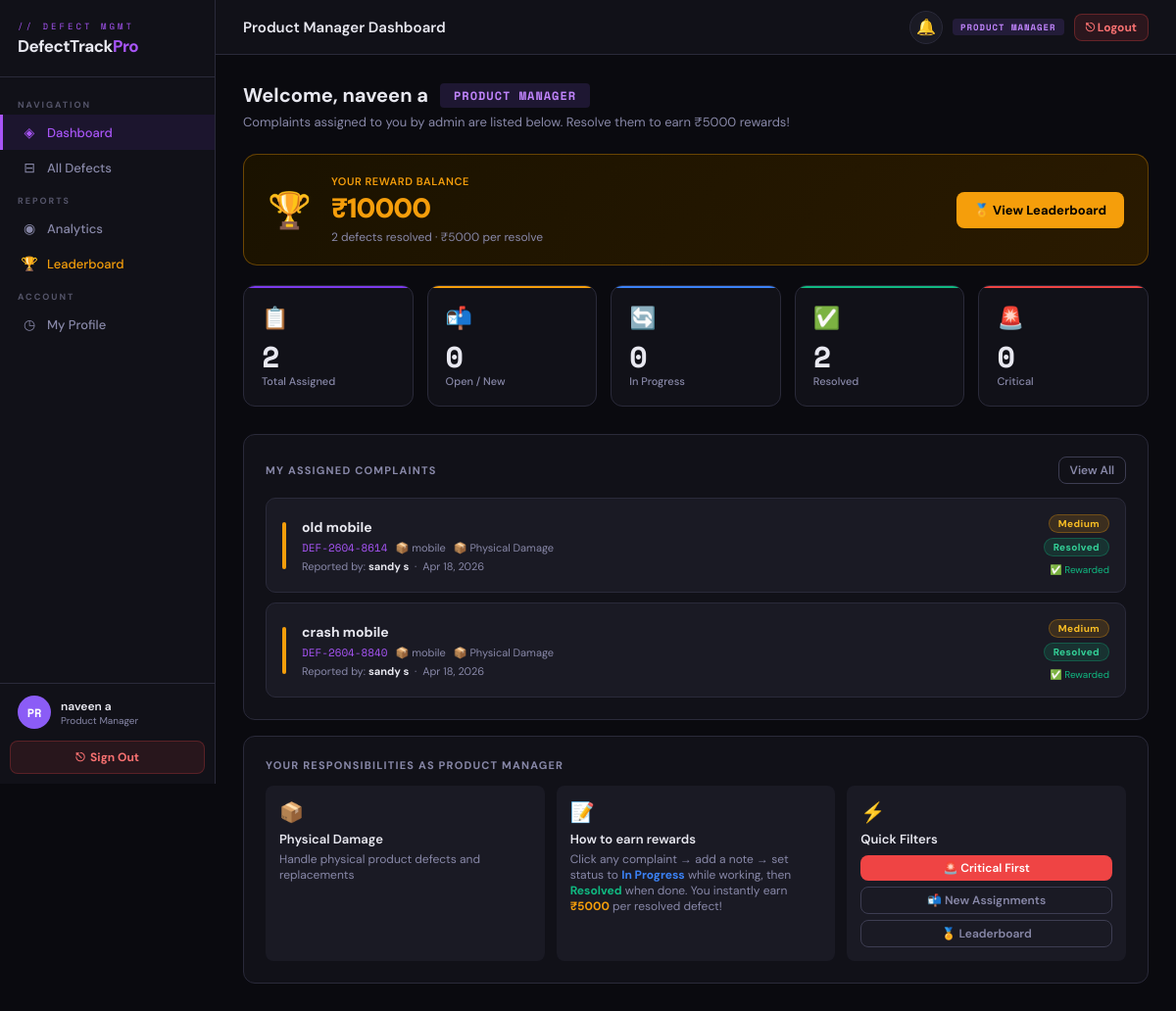
The page /dashboard/ (signed in) on the database its author committed.
### complaints/models.py (models this page shows, shortened)
class UserProfile(models.Model):
    user         = models.OneToOneField(User, on_delete=models.CASCADE, related_name='profile')
    role         = models.CharField(max_length=20, choices=ROLE_CHOICES, default='customer')
    phone        = models.CharField(max_length=15, blank=True)
    department   = models.CharField(max_length=100, blank=True)
    avatar_color = models.CharField(max_length=7, default='#6366f1')

class Complaint(models.Model):
    STATUS_CHOICES = [
        ('pending',     'Pending Review'),
        ('assigned',    'Assigned'),
        ('in_progress', 'In Progress'),
        ('resolved',    'Resolved'),
        ('closed',      'Closed'),
        ('rejected',    'Rejected'),
    ]
    PRIORITY_CHOICES = [
        ('low',      'Low'),
        ('medium',   'Medium'),
        ('high',     'High'),
        ('critical', 'Critical'),
    ]
    complaint_id    = models.CharField(max_length=20, unique=True, editable=False)
    title           = models.CharField(max_length=200)
    description     = models.TextField()
    product_name    = models.CharField(max_length=200)
    order_number    = models.CharField(max_length=100, blank=True)
    defect_category = models.ForeignKey(DefectCategory, on_delete=models.SET_NULL, null=True, blank=True)
    priority        = models.CharField(max_length=10, choices=PRIORITY_CHOICES, default='medium')
    status          = models.CharField(max_length=15, choices=STATUS_CHOICES, default='pending')
    raised_by       = models.ForeignKey(User, on_delete=models.CASCADE, related_name='complaints_raised')
    assigned_to     = models.ForeignKey(User, on_delete=models.SET_NULL, null=True, blank=True, related_name='complaints_assigned')
    image           = models.ImageField(upload_to='complaints/%Y/%m/', null=True, blank=True)
    created_at      = models.DateTimeField(auto_now_add=True)
    updated_at      = models.DateTimeField(auto_now=True)
    resolved_at     = models.DateTimeField(null=True, blank=True)
    class Meta:
        ordering = ['-created_at']

class DefectCategory(models.Model):
    ASSIGNABLE_ROLES = [
        ('developer',       'Developer'),
        ('designer',        'Designer'),
        ('tester',          'Tester'),
        ('qa_engineer',     'QA Engineer'),
        ('product_manager', 'Product Manager'),
        ('support',         'Support Agent'),
    ]
    name           = models.CharField(max_length=100)
    description    = models.TextField(blank=True)
    suggested_role = models.CharField(max_length=20, choices=ASSIGNABLE_ROLES, default='developer')
    color          = models.CharField(max_length=7, default='#6366f1')
    icon           = models.CharField(max_length=10, default='🔧')
    class Meta:
        verbose_name_plural = 'Defect Categories'

### complaints/views.py (the view)
# urls.py: path('dashboard/',                  views.dashboard,               name='dashboard'),
@login_required
def dashboard(request):
    p = _profile(request.user)
    if   p.role == 'admin':    return _admin_dash(request, p)
    elif p.role == 'customer': return _customer_dash(request, p)
    else:                      return _staff_dash(request, p)

### complaints/context_processors.py (called while the page is built)
def user_profile(request):
    if request.user.is_authenticated:
        profile, _ = UserProfile.objects.get_or_create(
            user=request.user, defaults={'role': 'customer', 'avatar_color': '#6366f1'})
        unread_count = Notification.objects.filter(user=request.user, is_read=False).count()
        return {'user_profile': profile, 'unread_notif_count': unread_count}
    return {'user_profile': None, 'unread_notif_count': 0}

### complaints/views.py (called while the page is built)
def _profile(user):
    p, _ = UserProfile.objects.get_or_create(
        user=user, defaults={'role': 'customer', 'avatar_color': '#6366f1'})
    return p

### complaints/templates/complaints/dashboard_staff.html (shortened to what this page needs)
{% extends 'complaints/base.html' %}
{% block page_title %}{{ role_label }} Dashboard{% endblock %}
{% block content %}
<div style="margin-bottom:24px;">
  <div style="display:flex;align-items:center;gap:12px;margin-bottom:6px;flex-wrap:wrap;">
    <h1 style="font-size:20px;font-weight:700;">Welcome, {{ request.user.get_full_name|default:request.user.username }}</h1>
    <span class="role-chip r-{{ profile.role }}" style="font-size:12px;padding:4px 14px;">{{ role_label }}</span>
  </div>
  <p style="color:var(--text2);font-size:13px;">Complaints assigned to you by admin are listed below. Resolve them to earn ₹{{ reward_amount|floatformat:0 }} rewards!</p>
</div>
<div style="
  background:linear-gradient(135deg,#1a1200,#2a1a00);
  border:1px solid #f59e0b55;border-radius:14px;
  padding:20px 24px;margin-bottom:20px;
  display:flex;align-items:center;gap:20px;flex-wrap:wrap;">
  <div style="font-size:36px;">🏆</div>
  <div style="flex:1;min-width:180px;">
    <div style="font-size:11px;color:#f59e0b;font-weight:600;letter-spacing:.05em;text-transform:uppercase;">Your Reward Balance</div>
    <div style="font-size:28px;font-weight:900;color:#f59e0b;letter-spacing:-1px;margin-top:2px;">
      ₹{{ total_earned|floatformat:0 }}
    </div>
    <div style="font-size:12px;color:var(--text2);margin-top:3px;">
      {{ reward_count }} defect{{ reward_count|pluralize }} resolved · ₹{{ reward_amount|floatformat:0 }} per resolve
    </div>
  </div>
  <div style="display:flex;gap:10px;align-items:center;flex-wrap:wrap;">
    <a href="{% url 'leaderboard' %}" style="
      background:#f59e0b;color:#000;text-decoration:none;
      border-radius:8px;padding:10px 18px;font-size:13px;font-weight:700;
      display:inline-flex;align-items:center;gap:6px;">
      🏅 View Leaderboard
    </a>
  </div>
</div>
<div class="stats-grid">
  <div class="stat"><div class="stat-icon">📋</div><div class="stat-val">{{ stats.total }}</div><div class="stat-lbl">Total Assigned</div></div>
  <div class="stat c-yellow"><div class="stat-icon">📬</div><div class="stat-val">{{ stats.open }}</div><div class="stat-lbl">Open / New</div></div>
  <div class="stat c-blue"><div class="stat-icon">🔄</div><div class="stat-val">{{ stats.in_progress }}</div><div class="stat-lbl">In Progress</div></div>
  <div class="stat c-green"><div class="stat-icon">✅</div><div class="stat-val">{{ stats.resolved }}</div><div class="stat-lbl">Resolved</div></div>
  <div class="stat c-red"><div class="stat-icon">🚨</div><div class="stat-val">{{ stats.critical }}</div><div class="stat-lbl">Critical</div></div>
</div>
{% if assigned_complaints %}
<div class="card">
  <div style="display:flex;align-items:center;justify-content:space-between;margin-bottom:14px;">
    <div class="card-title" style="margin-bottom:0;">My Assigned Complaints</div>
    <a href="{% url 'complaint_list' %}" class="btn btn-outline btn-sm">View All</a>
  </div>
  <div style="display:flex;flex-direction:column;gap:10px;">
    {% for c in assigned_complaints %}
    <a href="{% url 'complaint_detail' c.pk %}" style="text-decoration:none;">
    <div style="background:var(--bg3);border:1px solid var(--border);border-radius:10px;padding:16px;
      display:flex;align-items:center;gap:16px;flex-wrap:wrap;transition:border-color .15s;"
      onmouseover="this.style.borderColor='var(--accent2)'" onmouseout="this.style.borderColor='var(--border)'">
      <div style="width:4px;height:48px;border-radius:2px;flex-shrink:0;
        background:{% if c.priority == 'critical' %}var(--red){% elif c.priority == 'high' %}var(--orange){% elif c.priority == 'medium' %}var(--yellow){% else %}var(--green){% endif %};">
      </div>
      <div style="flex:1;min-width:160px;">
        <div style="font-size:14px;font-weight:700;color:var(--text);margin-bottom:4px;">{{ c.title|truncatechars:55 }}</div>
        <div style="display:flex;align-items:center;gap:8px;flex-wrap:wrap;">
          <span class="cid">{{ c.complaint_id }}</span>
          <span style="font-size:11px;color:var(--text2);">📦 {{ c.product_name }}</span>
          {% if c.defect_category %}
          <span style="font-size:11px;color:var(--text2);">{{ c.defect_category.icon }} {{ c.defect_category.name }}</span>
          {% endif %}
        </div>
        <div style="font-size:11px;color:var(--text2);margin-top:4px;">
          Reported by: <strong style="color:var(--text);">{{ c.raised_by.get_full_name|default:c.raised_by.username }}</strong>
          &nbsp;·&nbsp; {{ c.created_at|date:"M d, Y" }}
        </div>
      </div>
      <div style="display:flex;flex-direction:column;gap:5px;align-items:flex-end;flex-shrink:0;">
        <span class="badge b-{{ c.priority }}">{{ c.priority }}</span>
        <span class="badge b-{{ c.status }}">{{ c.get_status_display }}</span>
        {% if c.status != 'resolved' and c.status != 'closed' %}
        <span style="font-size:10px;color:#f59e0b;margin-top:2px;">Resolve → earn ₹{{ reward_amount|floatformat:0 }} 🏆</span>
        {% else %}
        <span style="font-size:10px;color:var(--green);margin-top:2px;">✅ Rewarded</span>
        {% endif %}
      </div>
    </div>
    </a>
    {% endfor %}
  </div>
</div>
{% endif %}
<div class="card" style="margin-top:16px;">
  <div class="card-title">Your Responsibilities as {{ role_label }}</div>
  <div style="display:grid;grid-template-columns:repeat(auto-fit,minmax(200px,1fr));gap:12px;">
    {% if profile.role == 'developer' %}
    <div style="background:var(--bg3);border-radius:8px;padding:14px;">
      <div style="font-size:20px;margin-bottom:6px;">🐛</div>
      <div style="font-size:13px;font-weight:600;margin-bottom:4px;">Software Bugs</div>
      <div style="font-size:12px;color:var(--text2);">Fix crashes, errors, and incorrect behavior in code</div>
    </div>
    {% elif profile.role == 'product_manager' %}
    <div style="background:var(--bg3);border-radius:8px;padding:14px;">
      <div style="font-size:20px;margin-bottom:6px;">📦</div>
      <div style="font-size:13px;font-weight:600;margin-bottom:4px;">Physical Damage</div>
      <div style="font-size:12px;color:var(--text2);">Handle physical product defects and replacements</div>
    </div>
    {% endif %}
    <div style="background:var(--bg3);border-radius:8px;padding:14px;">
      <div style="font-size:20px;margin-bottom:6px;">📝</div>
      <div style="font-size:13px;font-weight:600;margin-bottom:4px;">How to earn rewards</div>
      <div style="font-size:12px;color:var(--text2);">
        Click any complaint → add a note → set status to
        <strong style="color:var(--blue);">In Progress</strong> while working, then
        <strong style="color:var(--green);">Resolved</strong> when done.
        You instantly earn <strong style="color:#f59e0b;">₹{{ reward_amount|floatformat:0 }}</strong> per resolved defect!
      </div>
    </div>
    <div style="background:var(--bg3);border-radius:8px;padding:14px;">
      <div style="font-size:20px;margin-bottom:6px;">⚡</div>
      <div style="font-size:13px;font-weight:600;margin-bottom:4px;">Quick Filters</div>
      <div style="display:flex;flex-direction:column;gap:6px;margin-top:8px;">
        <a href="{% url 'complaint_list' %}?priority=critical" class="btn btn-danger btn-sm" style="justify-content:center;">🚨 Critical First</a>
        <a href="{% url 'complaint_list' %}?status=assigned"   class="btn btn-outline btn-sm" style="justify-content:center;">📬 New Assignments</a>
        <a href="{% url 'leaderboard' %}"                      class="btn btn-outline btn-sm" style="justify-content:center;">🏅 Leaderboard</a>
      </div>
    </div>
  </div>
</div>
{% endblock %}

### complaints/templates/complaints/base.html (shortened to what this page needs)
{% load static %}<!DOCTYPE html>
<html lang="en">
<head>
</head>
<body>
{% if user.is_authenticated %}
<aside class="sidebar">
  <div class="sb-logo">
    <div class="mark">// defect mgmt</div>
    <div class="name">DefectTrack<span style="color:var(--accent2)">Pro</span></div>
  </div>
  <nav class="sb-nav">
    <div class="sb-section">Navigation</div>
    <a href="{% url 'dashboard' %}" class="sb-link {% if request.resolver_match.url_name == 'dashboard' %}active{% endif %}">
      <span class="ico">◈</span> Dashboard
    </a>
    <a href="{% url 'complaint_list' %}" class="sb-link {% if request.resolver_match.url_name == 'complaint_list' %}active{% endif %}">
      <span class="ico">⊟</span> All Defects
    </a>
    <div class="sb-section">Reports</div>
    <a href="{% url 'analytics' %}" class="sb-link {% if request.resolver_match.url_name == 'analytics' %}active{% endif %}">
      <span class="ico">◉</span> Analytics
    </a>
    {% if user_profile.role != 'customer' %}
    <a href="{% url 'leaderboard' %}" class="sb-link {% if request.resolver_match.url_name == 'leaderboard' %}active{% endif %}"
      style="{% if request.resolver_match.url_name == 'leaderboard' %}{% else %}color:#f59e0b;{% endif %}">
      <span class="ico">🏆</span> Leaderboard
    </a>
    {% endif %}
    <div class="sb-section">Account</div>
    <a href="{% url 'profile' %}" class="sb-link {% if request.resolver_match.url_name == 'profile' %}active{% endif %}">
      <span class="ico">◷</span> My Profile
    </a>
  </nav>
  <div class="sb-footer">
    <div class="sb-user">
      <div class="avatar" style="width:34px;height:34px;font-size:12px;background:{{ user_profile.avatar_color|default:'#6366f1' }}">
        {{ user.username|slice:":2"|upper }}
      </div>
      <div>
        <div class="uname">{{ user.get_full_name|default:user.username }}</div>
        <div class="urole">{{ user_profile.get_role_display|default:'User' }}</div>
      </div>
    </div>
    <div class="sb-logout-row">
      <a href="{% url 'logout' %}" class="sb-logout-btn">⎋ &nbsp;Sign Out</a>
    </div>
  </div>
</aside>
{% endif %}
<div class="main">
  {% if user.is_authenticated %}
  <div class="topbar">
    <div class="topbar-title">{% block page_title %}DefectTrack Pro{% endblock %}</div>
    <div class="topbar-actions">
      <a href="{% url 'mark_notifs_read' %}" class="notif-bell" title="Notifications">
        🔔
      </a>
      <span class="role-chip r-{{ user_profile.role }}">{{ user_profile.get_role_display }}</span>
      <a href="{% url 'logout' %}" class="btn btn-sm" style="background:rgba(239,68,68,.12);color:#f87171;border:1px solid rgba(239,68,68,.3);font-weight:700;">⎋ Logout</a>
    </div>
  </div>
  {% endif %}
  <div class="content">
    {% block content %}{% endblock %}
  </div>
</div>
</body></html>

### rows shown on the page
UserProfile: role "Product Manager", role "PRODUCT MANAGER"
Complaint: title "old mobile", complaint_id "DEF-2604-8614", product_name "mobile", defect_category.icon "📦", defect_category.name "Physical Damage", raised_by.get_full_name "sandy s", created_at "Apr 18, 2026", priority "Medium", status "Resolved", shows "✅ Rewarded"
Complaint: title "crash mobile", complaint_id "DEF-2604-8840", product_name "mobile", defect_category.icon "📦", defect_category.name "Physical Damage", raised_by.get_full_name "sandy s", created_at "Apr 18, 2026", priority "Medium", status "Resolved", shows "✅ Rewarded"

### other values the page prints
{{ user.username|slice:":2"|upper }} "PR"
{{ user.get_full_name|default:user.username }} "naveen a"
{{ role_label }} "Product Manager"
{{ request.user.get_full_name|default:request.user.username }} "naveen a"
{{ role_label }} "PRODUCT MANAGER"
{{ reward_amount|floatformat:0 }} "5000"
{{ total_earned|floatformat:0 }} "10000"
{{ reward_count }} "2"
{{ stats.total }} "2"
{{ stats.open }} "0"
{{ stats.in_progress }} "0"
{{ stats.resolved }} "2"
{{ stats.critical }} "0"
